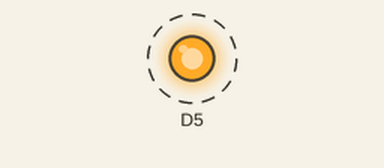
Simulated run of this sketch. Board: ESP8266 (NodeMCU). Shown: output pins drawn as LEDs (lit = HIGH). Dashed ring = blinking.

Above: at 0.05 s.
Timing chart, 0 to 3.0 s (numbered marks = the images above):
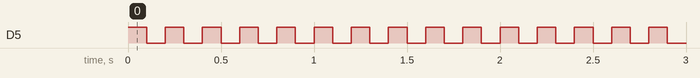

Measured:
- by itself, D5: alternates HIGH for 0.10 s and LOW for 0.10 s

The sketch:

relay.ino
```cpp
#define relay D5
void setup(){
    pinMode(D5, OUTPUT);

}
void loop(){
    digitalWrite(D5, HIGH);
    delay(100);
    digitalWrite(D5, LOW);
    delay(100);
}
```
